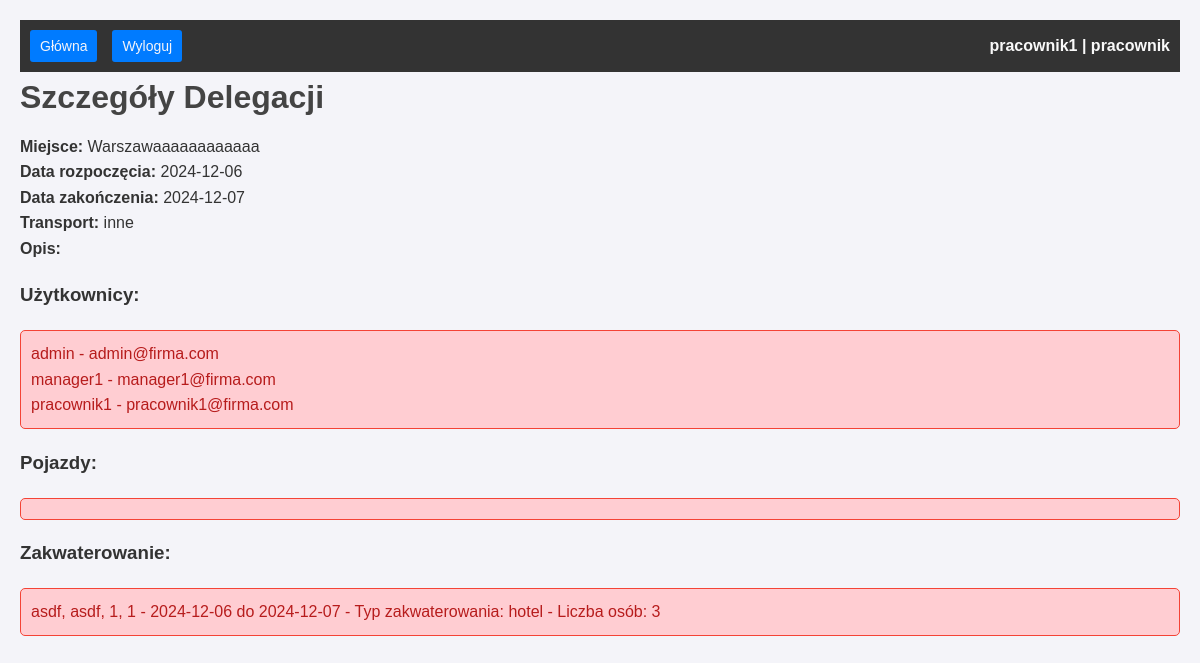
The page /delegation/10 (signed in) on the database its author committed.
### tables this page shows
CREATE TABLE "Uzytkownicy" (
	"id_uzytkownika"	INTEGER NOT NULL UNIQUE,
	"login"	VARCHAR(50) NOT NULL UNIQUE,
	"haslo"	VARCHAR(100) NOT NULL,
	"email"	VARCHAR(100) NOT NULL,
	"rola"	TEXT NOT NULL CHECK("rola" IN ('admin', 'manager', 'pracownik')),
	PRIMARY KEY("id_uzytkownika" AUTOINCREMENT)
);

CREATE TABLE "Delegacje" (
	"id_delegacja"	INTEGER NOT NULL UNIQUE,
	"miejsce"	VARCHAR(100) NOT NULL,
	"data_rozpoczecia"	DATE NOT NULL,
	"data_zakonczenia"	DATE NOT NULL,
	"transport"	TEXT CHECK("transport" IN ('samochód', 'pociąg', 'samolot', 'inne')),
	"status"	TEXT NOT NULL CHECK("status" IN ('archiwum', 'zatwierdzone', 'anulowane', 'niezatwierdzone')),
	"opis"	TEXT,
	PRIMARY KEY("id_delegacja" AUTOINCREMENT)
);

CREATE TABLE "Dane_osobowe" (
	"id_uzytkownika"	INTEGER NOT NULL UNIQUE,
	"imie"	VARCHAR(50) NOT NULL,
	"nazwisko"	VARCHAR(50) NOT NULL,
	"nr_tel"	VARCHAR(15) NOT NULL,
	PRIMARY KEY("id_uzytkownika"),
	FOREIGN KEY("id_uzytkownika") REFERENCES "Uzytkownicy"("id_uzytkownika") ON DELETE CASCADE
);

CREATE TABLE "Zakwaterowanie" (
	"id_zakwaterowanie"	INTEGER NOT NULL UNIQUE,
	"id_delegacja"	INTEGER NOT NULL,
	"miejscowosc"	VARCHAR(50) NOT NULL,
	"ulica"	VARCHAR(50) NOT NULL,
	"nr_budynku"	INTEGER NOT NULL DEFAULT '1',
	"nr_mieszkania"	INTEGER,
	"data_od"	DATE NOT NULL,
	"data_do"	DATE NOT NULL,
	"typ_zakwaterowania"	TEXT NOT NULL CHECK("typ_zakwaterowania" IN ('hotel', 'apartament', 'inne')),
	"liczba_osob"	INTEGER NOT NULL,
	PRIMARY KEY("id_zakwaterowanie" AUTOINCREMENT),
	FOREIGN KEY("id_delegacja") REFERENCES "Delegacje"("id_delegacja") ON DELETE CASCADE
);

### app.py (the view)
@app.route("/delegation/<int:delegation_id>")
def delegation_details(delegation_id):
    db = get_db()
    delegation = db.get_delegation(delegation_id)
    if not delegation:
        flash("Nie znaleziono delegacji.", "error")
        return redirect(url_for("dashboard"))
    users = db.get_users_for_delegation(delegation_id)
    vehicles = db.get_vehicles_for_delegation(delegation_id)
    accommodations = db.get_accommodations_for_delegation(delegation_id)
    return render_template(
        "delegation_details.html",
        delegation=delegation,
        users=users,
        vehicles=vehicles,
        accommodations=accommodations
    )

### app.py (called while the page is built)
def get_db():
    if "db" not in g:
        g.db = DatabaseManager(DATABASE)
        g.db.connect()
    return g.db

### database_manager.py (called while the page is built)
    def connect(self):
        self.connection = sqlite3.connect(self.db_name)
        self.connection.row_factory = sqlite3.Row
        self.cursor = self.connection.cursor()

    def close(self):
        if hasattr(self, "connection"):
            self.connection.close()

    def get_delegation(self, delegation_id):
        self.cursor.execute("""
            SELECT d.id_delegacja, d.miejsce, d.data_rozpoczecia, d.data_zakonczenia, d.transport,
                   d.status, d.opis, z.miejscowosc, z.ulica, z.data_od, z.data_do, z.typ_zakwaterowania
            FROM Delegacje d
            LEFT JOIN Zakwaterowanie z ON d.id_delegacja = z.id_delegacja
            WHERE d.id_delegacja = ?
        """, (delegation_id,))
        return self.cursor.fetchone()

    def get_users_for_delegation(self, delegation_id):
        self.cursor.execute("""
            SELECT u.id_uzytkownika, u.login, u.email, u.rola,
                   d.imie, d.nazwisko, d.nr_tel
            FROM Uzytkownicy u
            INNER JOIN Delegacje_Uzytkownicy du ON u.id_uzytkownika = du.id_uzytkownika
            INNER JOIN "Dane_osobowe" d ON u.id_uzytkownika = d.id_uzytkownika
            WHERE du.id_delegacja = ?
        """, (delegation_id,))
        return self.cursor.fetchall()

    def get_vehicles_for_delegation(self, delegation_id):
        self.cursor.execute("""
            SELECT p.id_pojazd, p.nazwa, p.numer_rejestracyjny, p.typ_pojazdu, p.dostepnosc
            FROM Pojazdy_sluzbowe p
            INNER JOIN Delegacje_Pojazdy dp ON p.id_pojazd = dp.id_pojazd
            WHERE dp.id_delegacja = ?
        """, (delegation_id,))
        return self.cursor.fetchall()

    def get_accommodations_for_delegation(self, delegation_id):
        self.cursor.execute("""
            SELECT z.id_zakwaterowanie, z.miejscowosc, z.ulica, z.nr_budynku, z.nr_mieszkania, z.data_od, z.data_do,
                   z.typ_zakwaterowania, z.liczba_osob
            FROM Zakwaterowanie z
            WHERE z.id_delegacja = ?
        """, (delegation_id,))
        return self.cursor.fetchall()

### templates/delegation_details.html (shortened to what this page needs)
{% extends 'base.html' %}
{% block content %}
<h1>Szczegóły Delegacji</h1>
<p><strong>Miejsce:</strong> {{ delegation['miejsce'] }}</p>
<p><strong>Data rozpoczęcia:</strong> {{ delegation['data_rozpoczecia'] }}</p>
<p><strong>Data zakończenia:</strong> {{ delegation['data_zakonczenia'] }}</p>
<p><strong>Transport:</strong> {{ delegation['transport'] }}</p>
<p><strong>Opis:</strong> {{ delegation['opis'] }}</p>
<h3>Użytkownicy:</h3>
<ul>
    {% for user in users %}
        <li>{{ user['login'] }} - {{ user['email'] }}</li>
    {% endfor %}
</ul>
<h3>Pojazdy:</h3>
<ul>
</ul>
<h3>Zakwaterowanie:</h3>
<ul>
    {% for accommodation in accommodations %}
        <li>{{ accommodation['miejscowosc'] }}, {{ accommodation['ulica'] }}, {{ accommodation['nr_budynku'] }}, {{ accommodation['nr_mieszkania'] }} - {{ accommodation['data_od'] }} do {{ accommodation['data_do'] }} - Typ zakwaterowania: {{ accommodation['typ_zakwaterowania']  }} - Liczba osób: {{ accommodation['liczba_osob']  }}</li>
    {% endfor %}
</ul>
{% endblock %}

### templates/base.html (shortened to what this page needs)
<!DOCTYPE html>
<html lang="pl">
<head>
    <link rel="stylesheet" href="{{ url_for('static', filename='style.css') }}">
</head>
<body>
    <nav>
        <a href="{{ url_for('dashboard') }}">Główna</a>
        <a href="{{ url_for('logout') }}">Wyloguj</a>
        <div class="user-info">
            <span>{{ session['username'] }} | {{ session['role'] }}</span>
        </div>
    </nav>
    <div class="content">
        {% block content %}
        {% endblock %}
    </div>
</body>
</html>

### static/style.css (style rules this page uses)
body, h1, h2, p, a, ul, li, input, button, table, th, td { margin: 0; padding: 0; box-sizing: border-box; }
body { font-family: Arial, sans-serif; background-color: #f4f4f9; color: #333; line-height: 1.6; padding: 20px; }
h1, h2 { color: #444; margin-bottom: 10px; }
nav { display: flex; justify-content: space-between; align-items: center; background-color: #333; padding: 10px; }
nav a { margin-right: 15px; text-decoration: none; color: #f4f4f9; }
ul { list-style: none; padding: 10px; color: #b71c1c; background: #ffcdd2; border: 1px solid #f44336; border-radius: 5px; margin-top: 20px; }
a { display: inline-block; background-color: #007BFF; color: white; padding: 5px 10px; border-radius: 3px; text-decoration: none; font-size: 14px; }
.user-info { font-weight: bold; color: #f9f9f9; margin-left: auto; }

### rows shown on the page
Uzytkownicy: username "pracownik1", role "pracownik"
Delegacje: miejsce "Warszawaaaaaaaaaaaa", data_rozpoczecia "2024-12-06", data_zakonczenia "2024-12-07", transport "inne"
Dane_osobowe: login "admin", email "admin@firma.com"
Dane_osobowe: login "manager1", email "manager1@firma.com"
Dane_osobowe: login "pracownik1", email "pracownik1@firma.com"
Zakwaterowanie: miejscowosc "asdf", ulica "asdf", nr_budynku "1", nr_mieszkania "1", data_od "2024-12-06", data_do "2024-12-07", typ_zakwaterowania "hotel", liczba_osob "3"
